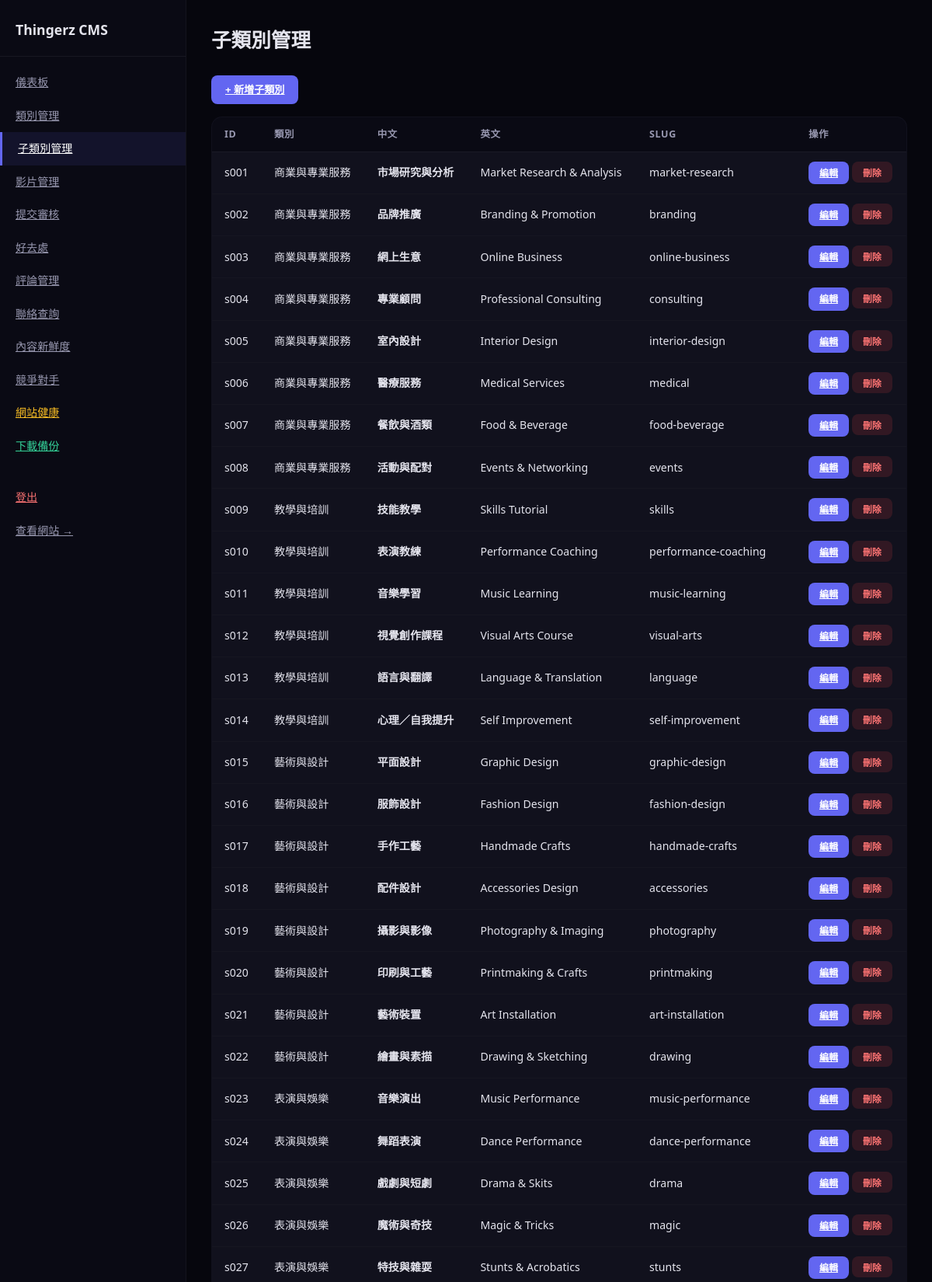
Page /admin/subcategories (signed in, upper part) on the committed database.
### tables this page shows
CREATE TABLE subcategories (
        id TEXT UNIQUE, category_id TEXT, name_slug TEXT, name_zh TEXT, name_en TEXT);

CREATE TABLE categories (
        id TEXT, category_id TEXT UNIQUE, name_slug TEXT, name_zh TEXT, name_en TEXT,
        track TEXT, direction TEXT, description_zh TEXT, description_en TEXT);

### app.py (the view, shortened to what this page needs)
@app.route('/admin/subcategories', methods=['GET', 'POST'])
@admin_required
def admin_subcategories():
    return render_template('admin/subcategories.html', subcategories=read_csv('subcategories.csv'), categories=get_categories())

### app.py (called while the page is built)
def get_db():
    db = sqlite3.connect(DB_PATH)
    db.row_factory = sqlite3.Row
    db.execute("PRAGMA journal_mode=WAL")
    return db

def read_table(table_name):
    db = get_db()
    rows = [dict(r) for r in db.execute(f"SELECT * FROM {table_name}").fetchall()]
    db.close()
    return rows

def read_csv(filename):
    return read_table(filename.replace('.csv', ''))

def get_categories(track=None, direction=None):
    cats = read_csv('categories.csv')
    if track:
        cats = [c for c in cats if c.get('track', '') == track]
    if direction:
        cats = [c for c in cats if c.get('direction', '') == direction]
    return cats

def admin_required(f):
    @wraps(f)
    def decorated(*args, **kwargs):
        if not session.get('admin_logged_in'):
            return redirect(url_for('admin_login'))
        return f(*args, **kwargs)
    return decorated

@app.context_processor
def inject_globals():
    return {
        'categories': get_categories(),
        'platform_config': PLATFORM_CONFIG,
        'directions': DIRECTIONS,
        'now': datetime.now()
    }

@app.after_request
def add_utf8_header(response):
    ct = response.headers.get('Content-Type', '')
    if ct and 'text/html' in ct:
        response.headers['Content-Type'] = 'text/html; charset=utf-8'
    return response

### templates/admin/subcategories.html (shortened to what this page needs)
{% extends "admin/layout.html" %}
{% block admin_content %}
<h1>子類別管理</h1>
<div class="mb"><a href="#" onclick="document.getElementById('addForm').style.display='block';return false" class="btn btn-primary">+ 新增子類別</a></div>
<table>
    <thead><tr><th>ID</th><th>類別</th><th>中文</th><th>英文</th><th>Slug</th><th>操作</th></tr></thead>
    <tbody>
    {% for s in subcategories %}
    {% set cat = namespace(found=none) %}
    {% for c in categories %}{% if c['category_id'] == s['category_id'] %}{% set cat.found = c %}{% endif %}{% endfor %}
    <tr>
        <td>{{ s['id'] }}</td>
        <td>{{ cat.found['name_zh'] if cat.found else s['category_id'] }}</td>
        <td><strong>{{ s['name_zh'] }}</strong></td>
        <td>{{ s['name_en'] }}</td>
        <td>{{ s['name_slug'] }}</td>
        <td>
            <a href="{{ url_for('admin_subcategory_edit', sub_id=s['id']) }}" class="btn btn-primary btn-sm">編輯</a>
            <form method="POST" style="display:inline" onsubmit="return confirm('確定刪除 {{ s['name_zh'] }}？')"><button class="btn btn-danger btn-sm">刪除</button></form>
        </td>
    </tr>
    {% endfor %}
    </tbody>
</table>
{% endblock %}

### templates/admin/layout.html (style rules this page uses)
*,*::before,*::after { box-sizing:border-box;margin:0;padding:0 }
body { font-family:'Segoe UI','Microsoft JhengHei',sans-serif;background:#06060d;color:#e4e4ed;line-height:1.6 }
.main h1 { font-size:1.6rem;font-weight:800;margin-bottom:24px }
table { width:100%;border-collapse:collapse;background:#11111d;border-radius:14px;overflow:hidden;border:1px solid rgba(255,255,255,.04) }
th { text-align:left;padding:12px 16px;font-size:.78rem;color:#9898b0;text-transform:uppercase;letter-spacing:.05em;background:#0a0a14;border-bottom:1px solid rgba(255,255,255,.04) }
td { padding:12px 16px;font-size:.88rem;border-bottom:1px solid rgba(255,255,255,.02) }
.btn { padding:8px 18px;border-radius:8px;font-size:.82rem;font-weight:600;border:none;cursor:pointer;transition:all .2s;display:inline-flex;align-items:center;gap:6px }
.btn-primary { background:#6366f1;color:#fff }
.btn-danger { background:rgba(239,68,68,.15);color:#f87171 }
.btn-sm { padding:5px 14px;font-size:.75rem }
.mb { margin-bottom:16px }
a { color:#818cf8 }

### rows in the picture
subcategories: id "s001", name_zh "市場研究與分析", name_en "Market Research & Analysis", name_slug "market-research"
categories: name_zh "商業與專業服務"
subcategories: id "s002", name_zh "品牌推廣", name_en "Branding & Promotion", name_slug "branding"
subcategories: id "s003", name_zh "網上生意", name_en "Online Business", name_slug "online-business"
subcategories: id "s004", name_zh "專業顧問", name_en "Professional Consulting", name_slug "consulting"
subcategories: id "s005", name_zh "室內設計", name_en "Interior Design", name_slug "interior-design"
subcategories: id "s006", name_zh "醫療服務", name_en "Medical Services", name_slug "medical"
subcategories: id "s007", name_zh "餐飲與酒類", name_en "Food & Beverage", name_slug "food-beverage"
subcategories: id "s008", name_zh "活動與配對", name_en "Events & Networking", name_slug "events"
subcategories: id "s009", name_zh "技能教學", name_en "Skills Tutorial", name_slug "skills"
categories: name_zh "教學與培訓"
subcategories: id "s010", name_zh "表演教練", name_en "Performance Coaching", name_slug "performance-coaching"
subcategories: id "s011", name_zh "音樂學習", name_en "Music Learning", name_slug "music-learning"
subcategories: id "s012", name_zh "視覺創作課程", name_en "Visual Arts Course", name_slug "visual-arts"
subcategories: id "s013", name_zh "語言與翻譯", name_en "Language & Translation", name_slug "language"
subcategories: id "s014", name_zh "心理／自我提升", name_en "Self Improvement", name_slug "self-improvement"
subcategories: id "s015", name_zh "平面設計", name_en "Graphic Design", name_slug "graphic-design"
categories: name_zh "藝術與設計"
subcategories: id "s016", name_zh "服飾設計", name_en "Fashion Design", name_slug "fashion-design"
subcategories: id "s017", name_zh "手作工藝", name_en "Handmade Crafts", name_slug "handmade-crafts"
subcategories: id "s018", name_zh "配件設計", name_en "Accessories Design", name_slug "accessories"
subcategories: id "s019", name_zh "攝影與影像", name_en "Photography & Imaging", name_slug "photography"
subcategories: id "s020", name_zh "印刷與工藝", name_en "Printmaking & Crafts", name_slug "printmaking"
subcategories: id "s021", name_zh "藝術裝置", name_en "Art Installation", name_slug "art-installation"
subcategories: id "s022", name_zh "繪畫與素描", name_en "Drawing & Sketching", name_slug "drawing"
subcategories: id "s023", name_zh "音樂演出", name_en "Music Performance", name_slug "music-performance"
categories: name_zh "表演與娛樂"
subcategories: id "s024", name_zh "舞蹈表演", name_en "Dance Performance", name_slug "dance-performance"
subcategories: id "s025", name_zh "戲劇與短劇", name_en "Drama & Skits", name_slug "drama"
subcategories: id "s026", name_zh "魔術與奇技", name_en "Magic & Tricks", name_slug "magic"
subcategories: id "s027", name_zh "特技與雜耍", name_en "Stunts & Acrobatics", name_slug "stunts"
